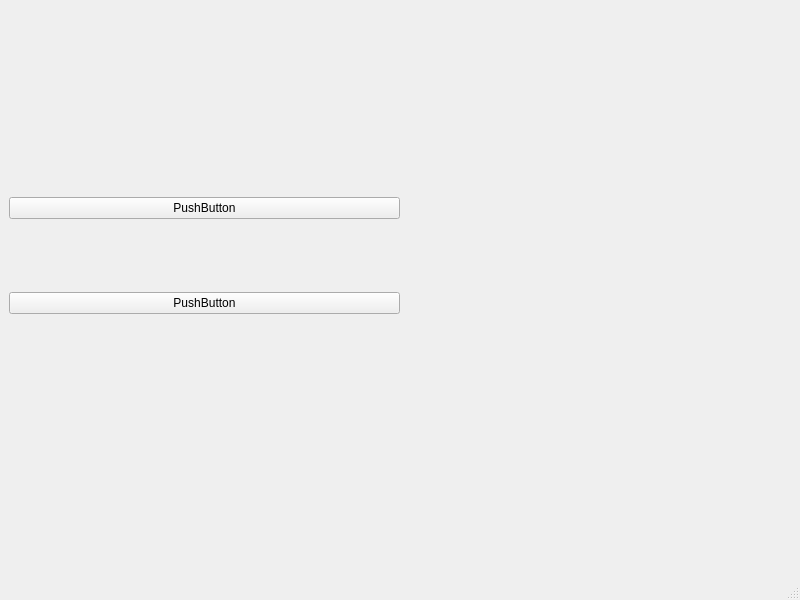
<?xml version="1.0" encoding="UTF-8"?>
<ui version="4.0">
 <class>MainWindow</class>
 <widget class="QMainWindow" name="MainWindow">
  <property name="geometry">
   <rect>
    <x>0</x>
    <y>0</y>
    <width>800</width>
    <height>600</height>
   </rect>
  </property>
  <property name="windowTitle">
   <string>MainWindow</string>
  </property>
  <widget class="QWidget" name="centralwidget">
   <widget class="QWidget" name="verticalLayoutWidget">
    <property name="geometry">
     <rect>
      <x>9</x>
      <y>130</y>
      <width>391</width>
      <height>251</height>
     </rect>
    </property>
    <layout class="QVBoxLayout" name="verticalLayout">
     <item>
      <widget class="QPushButton" name="pushButton">
       <property name="text">
        <string>PushButton</string>
       </property>
      </widget>
     </item>
     <item>
      <widget class="QPushButton" name="pushButton_2">
       <property name="text">
        <string>PushButton</string>
       </property>
      </widget>
     </item>
    </layout>
   </widget>
  </widget>
  <widget class="QMenuBar" name="menubar">
   <property name="geometry">
    <rect>
     <x>0</x>
     <y>0</y>
     <width>800</width>
     <height>22</height>
    </rect>
   </property>
  </widget>
  <widget class="QStatusBar" name="statusbar"/>
 </widget>
 <resources/>
 <connections/>
</ui>
